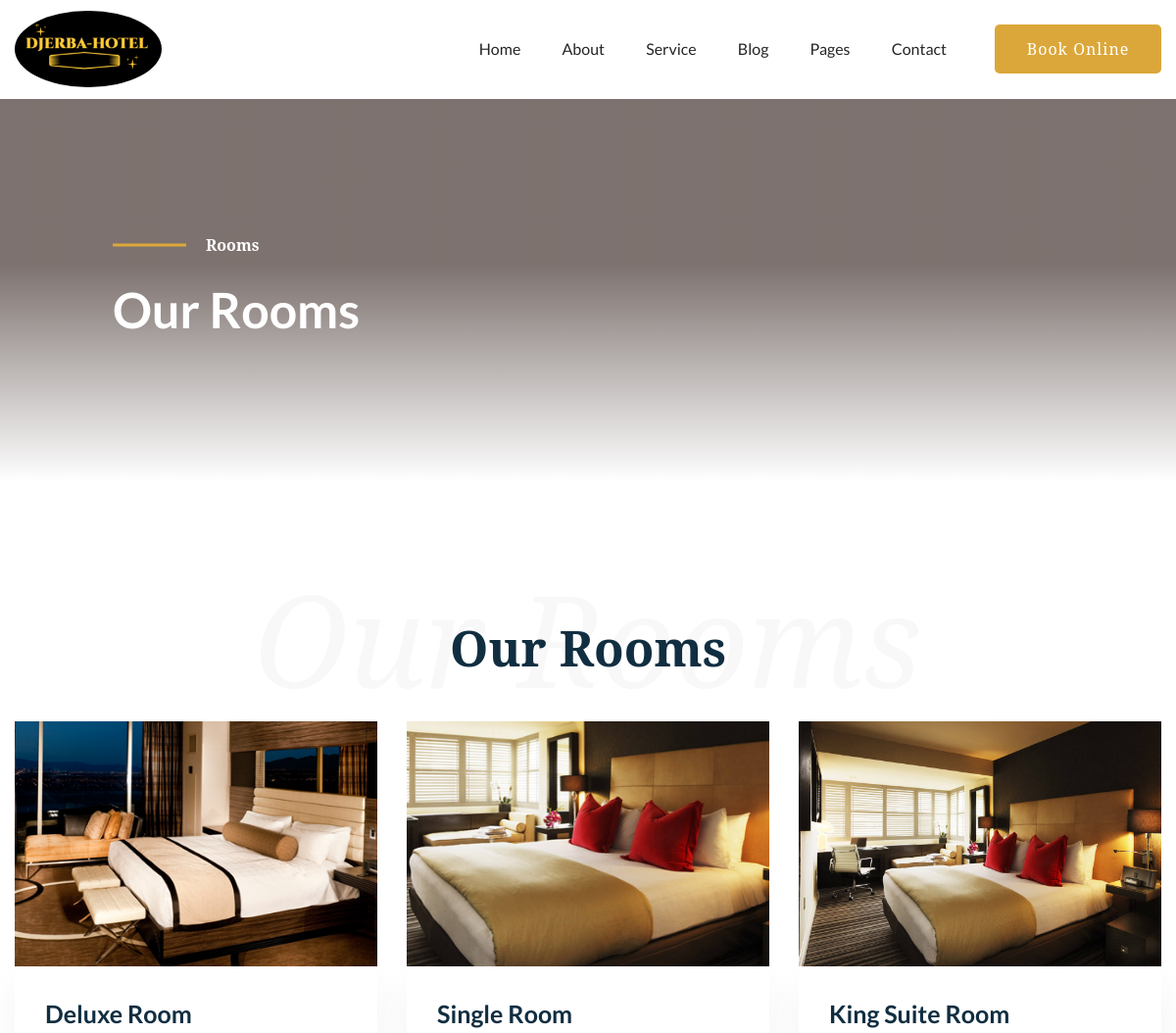
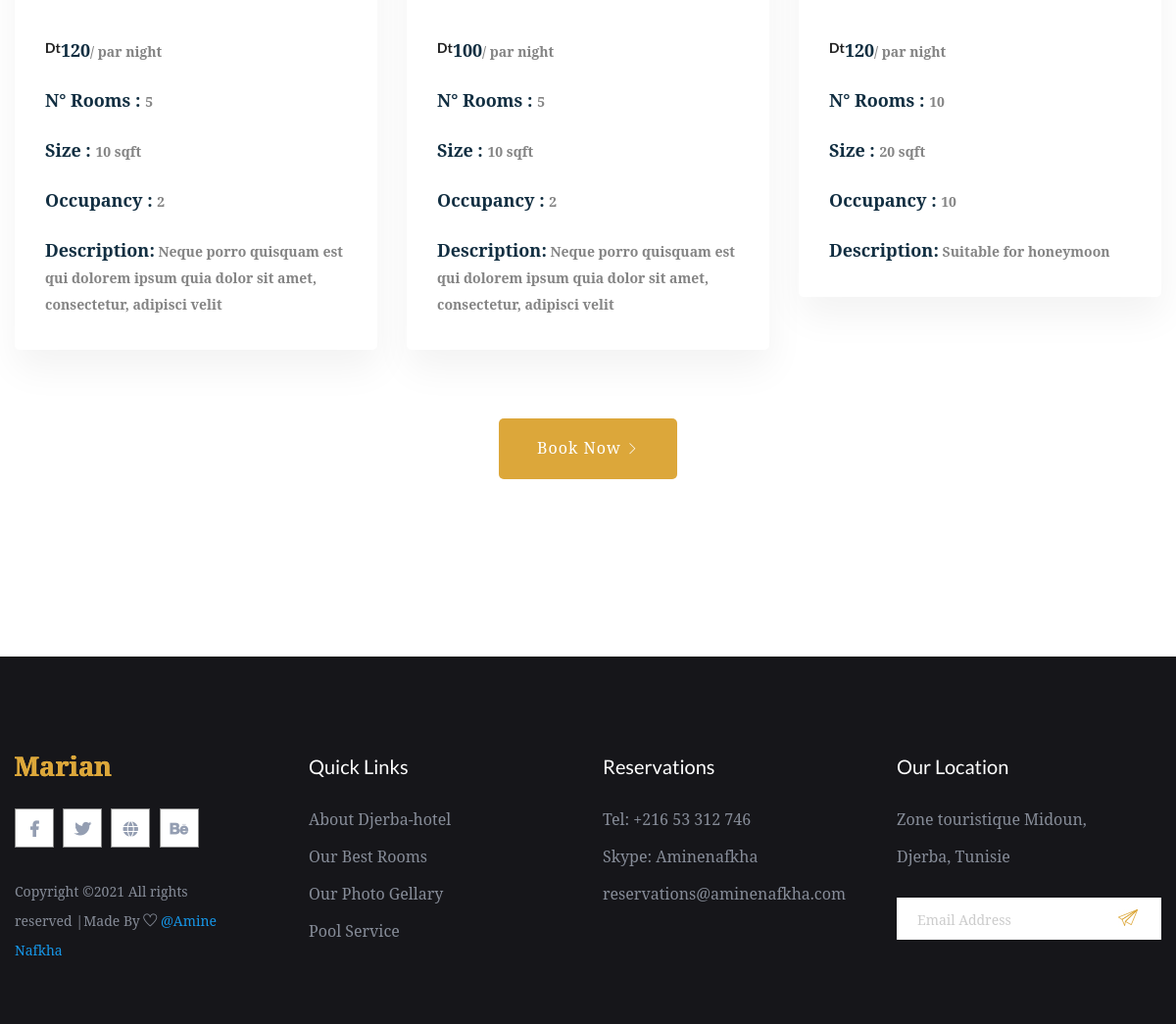
Screenshot of /djerba-hotel/rooms.php with the database file from the repository (2 pictures, top to bottom).
### tables this page shows
CREATE TABLE IF NOT EXISTS `room` (
`room_id` int(255) NOT NULL,
  `total_room` int(255) NOT NULL,
  `occupancy` int(255) DEFAULT NULL,
  `size` varchar(30) DEFAULT NULL,
  `view` varchar(30) DEFAULT NULL,
  `room_name` varchar(50) NOT NULL,
  `descriptions` text,
  `rate` double NOT NULL,
  `imgpath` varchar(100) NOT NULL
);

### djerba-hotel/rooms.php (the view, shortened to what this page needs)
<?php include "includes/header.php" ;
?>
   <body>
    <?php
    include "includes/preloader.php" ;
    include "includes/navbar.php" ;
     ?>
    <main>
        <div class="slider-area">
            <div class="single-slider hero-overly slider-height2 d-flex align-items-center" data-background="assets/img/hero/roomspage_hero.jpg" >
                <div class="container">
                    <div class="row ">
                        <div class="col-md-11 offset-xl-1 offset-lg-1 offset-md-1">
                            <div class="hero-caption">
                                <span>Rooms</span>
                                <h2>Our Rooms</h2>
                            </div>
                        </div>
                    </div>
                </div>
            </div>
        </div>
        <section class="room-area r-padding1">
            <div class="container">
                <div class="row justify-content-center">
                    <div class="col-xl-8">
                        <div class="font-back-tittle mb-45">
                            <div class="archivment-front">
                                <h3>Our Rooms</h3>
                            </div>
                            <h3 class="archivment-back">Our Rooms</h3>
                        </div>
                    </div>
                </div>
                <div class="row">
                    <?php
                    $result = mysqli_query($dbhandle,"select * from room");
                    while ( $row = mysqli_fetch_array($result) ) {
                     ?>
                    <div class="col-xl-4 col-lg-6 col-md-6">
                        <div class="single-room mb-50">
                            <div class="room-img">
                               <a href="rooms.php"><img src="<?php echo $row['imgpath']  ?>" style="height:250px" alt="Room"></a>
                            </div>
                            <div class="room-caption" >
                                <h3><a href="rooms.php"><?php echo $row['room_name']  ?></a></h3>
                                <br>
                                <div class="per-night">
                                    <span><u>Dt</u><?php echo $row['rate']  ?><span>/ par night</span></span>
                                </div>
                                <br>
                                <div class="per-night">
                                    <span>N° Rooms :  <span><?php echo $row['total_room']  ?></span></span>
                                </div>
                                <br>
                                <div class="per-night">
                                    <span>Size :  <span><?php echo $row['size']  ?></span></span>
                                </div>
                                <br>
                                <div class="per-night">
                                    <span>Occupancy :  <span><?php echo $row['occupancy']  ?></span></span>
                                </div>
                                <br>
                                <div class="per-night">
                                    <span >Description:<span style="word-wrap:break-word;" > <?php echo $row['descriptions']  ?></span> </span>
                                </div>
                            </div>
                        </div>
                     </div>
                    <?php
                     }
                      ?>
                </div>
                <div class="row justify-content-center">
                    <div class="room-btn pt-70">
                        <a href="checkavab.php" class="btn view-btn1">Book now  <i class="ti-angle-right"></i> </a>
                    </div>
                </div>
            </div>
        </section>
        <div class="gallery-area fix">
            <div class="container-fluid p-0">
                <div class="row">
                    <div class="col-md-12">
                    </div>
                </div>
            </div>
        </div>
    </main>
    <?php include "includes/footer.php" ; ?>

### djerba-hotel/includes/header.php (shortened to what this page needs)
<!doctype html>
<html class="no-js" lang="zxx">
    <head>
            <link rel="stylesheet" href="assets/css/bootstrap.min.css">
            <link rel="stylesheet" href="assets/css/owl.carousel.min.css">
            <link rel="stylesheet" href="assets/css/gijgo.css">
            <link rel="stylesheet" href="assets/css/slicknav.css">
            <link rel="stylesheet" href="assets/css/animate.min.css">
            <link rel="stylesheet" href="assets/css/magnific-popup.css">
            <link rel="stylesheet" href="assets/css/fontawesome-all.min.css">
            <link rel="stylesheet" href="assets/css/themify-icons.css">
            <link rel="stylesheet" href="assets/css/slick.css">
            <link rel="stylesheet" href="assets/css/nice-select.css">
            <link rel="stylesheet" href="assets/css/style.css">
            <link rel="stylesheet" href="assets/css/responsive.css">
            <link rel="stylesheet" href="https://cdnjs.cloudflare.com/ajax/libs/ekko-lightbox/5.3.0/ekko-lightbox.css" />
            <link rel='stylesheet' href='https://cdnjs.cloudflare.com/ajax/libs/sweetalert/1.1.3/sweetalert.min.css'>
   </head>

### djerba-hotel/includes/preloader.php (shortened to what this page needs)
<div id="preloader-active">
    <div class="preloader d-flex align-items-center justify-content-center">
        <div class="preloader-inner position-relative">
            <div class="preloader-img pere-text">
                <strong>Hotel</b>
            </div>
        </div>
    </div>
</div>

### djerba-hotel/includes/navbar.php (shortened to what this page needs)
<header>
       <div class="header-area header-sticky">
            <div class="main-header ">
                <div class="container">
                    <div class="row align-items-center">
                        <div class="col-xl-2 col-lg-2">
                            <div class="logo">
                               <a href="index.php"><img src="assets/img/logo/logoper.png" width="150px" alt="logo" style="  border-radius: 50%;"></a>
                            </div>
                        </div>
                    <div class="col-xl-8 col-lg-8">
                            <div class="main-menu f-right d-none d-lg-block">
                                <nav>
                                    <ul id="navigation">
                                        <li><a href="index.php">Home</a></li>
                                        <li><a href="about.php">About</a></li>
                                        <li><a href="services.php">Service</a></li>
                                        <li><a href="blog.html">Blog</a>
                                        </li>
                                        <li><a href="#">Pages</a>
                                        </li>
                                        <li><a href="contact.php">Contact</a></li>
                                    </ul>
                                </nav>
                            </div>
                        </div>
                        <div class="col-xl-2 col-lg-2">
                            <div class="header-btn">
                                <a href="checkavab.php" class="btn btn1 d-none d-lg-block ">Book Online</a>
                            </div>
                        </div>
                        <div class="col-12">
                        </div>
                    </div>
                </div>
            </div>
       </div>
    </header>

### djerba-hotel/includes/footer.php (shortened to what this page needs)
   <footer>
       <div class="footer-area black-bg footer-padding">
           <div class="container">
               <div class="row d-flex justify-content-between">
                   <div class="col-xl-3 col-lg-3 col-md-4 col-sm-6">
                      <div class="single-footer-caption mb-30">
                         <div class="footer-logo">
                           <a href="index.html"><img src="assets/img/logo/logo2_footer.png" alt=""></a>
                         </div>
                         <div class="footer-social footer-social2">
                             <a href="#"><i class="fab fa-facebook-f"></i></a>
                             <a href="#"><i class="fab fa-twitter"></i></a>
                             <a href="#"><i class="fas fa-globe"></i></a>
                             <a href="#"><i class="fab fa-behance"></i></a>
                         </div>
                         <div class="footer-pera">
                              <p>
  Copyright &copy;<script>document.write(new Date().getFullYear());</script> All rights reserved |Made By <i class="ti-heart" aria-hidden="true"></i>  <a href="https://colorlib.com" target="_blank">@Amine Nafkha</a>
  </p>
                         </div>
                      </div>
                   </div>
                   <div class="col-xl-3 col-lg-3 col-md-3 col-sm-5">
                       <div class="single-footer-caption mb-30">
                           <div class="footer-tittle">
                               <h4>Quick Links</h4>
                               <ul>
                                   <li><a href="#">About Djerba-hotel</a></li>
                                   <li><a href="#">Our Best Rooms</a></li>
                                   <li><a href="#">Our Photo Gellary</a></li>
                                   <li><a href="#">Pool Service</a></li>
                               </ul>
                           </div>
                       </div>
                   </div>
                   <div class="col-xl-3 col-lg-3 col-md-3 col-sm-3">
                       <div class="single-footer-caption mb-30">
                           <div class="footer-tittle">
                               <h4>Reservations</h4>
                               <ul>
                                   <li><a href="#">Tel: +216 53 312 746</a></li>
                                   <li><a href="#">Skype: Aminenafkha</a></li>
                                   <li><a href="#">reservations@aminenafkha.com</a></li>
                               </ul>
                           </div>
                       </div>
                   </div>
                   <div class="col-xl-3 col-lg-3 col-md-4  col-sm-5">
                       <div class="single-footer-caption mb-30">
                           <div class="footer-tittle">
                               <h4>Our Location</h4>
                               <ul>
                                   <li><a href="#">Zone touristique Midoun,</a></li>
                                   <li><a href="#">Djerba, Tunisie</a></li>
                               </ul>
                                <div class="footer-form" >
                                    <div id="mc_embed_signup">
                                        <form target="_blank" action="https://spondonit.us12.list-manage.com/subscribe/post?u=1462626880ade1ac87bd9c93a&amp;id=92a4423d01"
                                        method="get" class="subscribe_form relative mail_part">
                                            <input type="email" name="email" id="newsletter-form-email" placeholder="Email Address"
                                            class="placeholder hide-on-focus" onfocus="this.placeholder = ''"
                                            onblur="this.placeholder = ' Email Address '">
                                            <div class="form-icon">
                                              <button type="submit" name="submit" id="newsletter-submit"
                                              class="email_icon newsletter-submit button-contactForm"><img src="assets/img/logo/form-iocn.jpg" alt=""></button>
                                            </div>
                                        </form>
                                    </div>
                                </div>
                           </div>
                       </div>
                   </div>
               </div>
           </div>
       </div>
   </footer>
    </body>
</html>

### rows the page displays
room: imgpath (picture), room_name "Deluxe Room", rate "120", total_room "5", size "10 sqft", occupancy "2", descriptions "Neque porro quisquam est qui dolorem ipsum quia dolor sit amet, consectetur, adipisci velit"
room: imgpath (picture), room_name "Single Room", rate "100", total_room "5", size "10 sqft", occupancy "2", descriptions "Neque porro quisquam est qui dolorem ipsum quia dolor sit amet, consectetur, adipisci velit"
room: imgpath (picture), room_name "King Suite Room", rate "120", total_room "10", size "20 sqft", occupancy "10", descriptions "Suitable for honeymoon"
